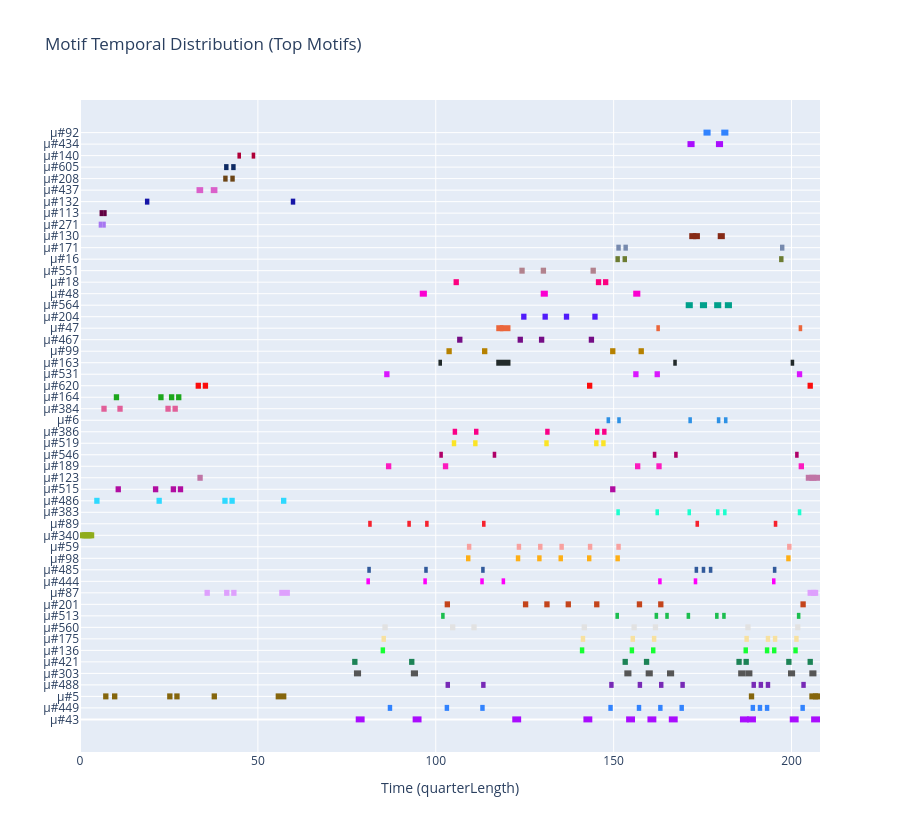

Write notebook code for a chart like this one.
### Code cell
fig = plot_motif_temporal_distribution(occurrences, motifs, top_n=52)
fig.show()
